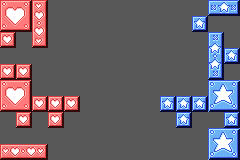

This is a level from a 2D game, rendered from its Tiled map with the project's own tilesets. A one-line summary and the map file follow, with tile-layer data summarised:
An orthogonal 30x20 tile map with 8x8 px tiles, 1 tile layer (background-title), 2 hidden layers not drawn.

<map version="1.0" orientation="orthogonal" renderorder="right-down" width="30" height="20" tilewidth="8" tileheight="8" backgroundcolor="#585858">
 <properties>
  <property name="first-stage" value="01" />
 </properties>
 <tileset firstgid="1" name="tileset" tilewidth="8" tileheight="8">
  <image source="../static/assets/images/tileset.png" width="192" height="48" />
 </tileset>
 <layer name="background-title" width="30" height="20">
  <data>[600 cells, 168 non-empty, 84 distinct tile ids]</data>
 </layer>
 <layer name="background-credits" width="30" height="20" visible="0">
  <data>[600 cells, 132 non-empty, 48 distinct tile ids]</data>
 </layer>
 <layer name="background-stage-selection" width="30" height="20" visible="0">
  <data>[600 cells, 100 non-empty, 40 distinct tile ids]</data>
 </layer>
</map>